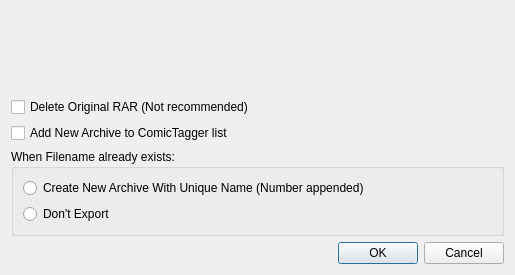
<?xml version="1.0" encoding="UTF-8"?>
<ui version="4.0">
 <class>dialogExport</class>
 <widget class="QDialog" name="dialogExport">
  <property name="windowModality">
   <enum>Qt::NonModal</enum>
  </property>
  <property name="geometry">
   <rect>
    <x>0</x>
    <y>0</y>
    <width>515</width>
    <height>275</height>
   </rect>
  </property>
  <property name="windowTitle">
   <string>Export to Zip Archive</string>
  </property>
  <property name="modal">
   <bool>false</bool>
  </property>
  <layout class="QGridLayout" name="gridLayout_3">
   <item row="0" column="0">
    <layout class="QVBoxLayout" name="verticalLayout">
     <item>
      <widget class="QLabel" name="label">
       <property name="sizePolicy">
        <sizepolicy hsizetype="Preferred" vsizetype="Expanding">
         <horstretch>0</horstretch>
         <verstretch>0</verstretch>
        </sizepolicy>
       </property>
       <property name="text">
        <string/>
       </property>
       <property name="wordWrap">
        <bool>true</bool>
       </property>
      </widget>
     </item>
     <item>
      <layout class="QFormLayout" name="formLayout">
       <property name="fieldGrowthPolicy">
        <enum>QFormLayout::AllNonFixedFieldsGrow</enum>
       </property>
       <item row="0" column="0">
        <widget class="QCheckBox" name="cbxDeleteOriginal">
         <property name="text">
          <string>Delete Original RAR (Not recommended)</string>
         </property>
        </widget>
       </item>
       <item row="1" column="0">
        <widget class="QCheckBox" name="cbxAddToList">
         <property name="text">
          <string>Add New Archive to ComicTagger list</string>
         </property>
        </widget>
       </item>
      </layout>
     </item>
     <item>
      <widget class="QGroupBox" name="groupBox">
       <property name="title">
        <string>When Filename already exists:</string>
       </property>
       <layout class="QGridLayout" name="gridLayout_2">
        <item row="0" column="0">
         <layout class="QGridLayout" name="gridLayout">
          <item row="1" column="0">
           <widget class="QRadioButton" name="radioDontCreate">
            <property name="text">
             <string>Don't Export</string>
            </property>
           </widget>
          </item>
          <item row="0" column="0">
           <widget class="QRadioButton" name="radioCreateNew">
            <property name="text">
             <string>Create New Archive With Unique Name (Number appended)</string>
            </property>
           </widget>
          </item>
         </layout>
        </item>
       </layout>
      </widget>
     </item>
     <item>
      <widget class="QDialogButtonBox" name="buttonBox">
       <property name="orientation">
        <enum>Qt::Horizontal</enum>
       </property>
       <property name="standardButtons">
        <set>QDialogButtonBox::Cancel|QDialogButtonBox::Ok</set>
       </property>
      </widget>
     </item>
    </layout>
   </item>
  </layout>
 </widget>
 <resources/>
 <connections>
  <connection>
   <sender>buttonBox</sender>
   <signal>accepted()</signal>
   <receiver>dialogExport</receiver>
   <slot>accept()</slot>
   <hints>
    <hint type="sourcelabel">
     <x>346</x>
     <y>187</y>
    </hint>
    <hint type="destinationlabel">
     <x>277</x>
     <y>104</y>
    </hint>
   </hints>
  </connection>
  <connection>
   <sender>buttonBox</sender>
   <signal>rejected()</signal>
   <receiver>dialogExport</receiver>
   <slot>reject()</slot>
   <hints>
    <hint type="sourcelabel">
     <x>346</x>
     <y>187</y>
    </hint>
    <hint type="destinationlabel">
     <x>277</x>
     <y>104</y>
    </hint>
   </hints>
  </connection>
 </connections>
</ui>
